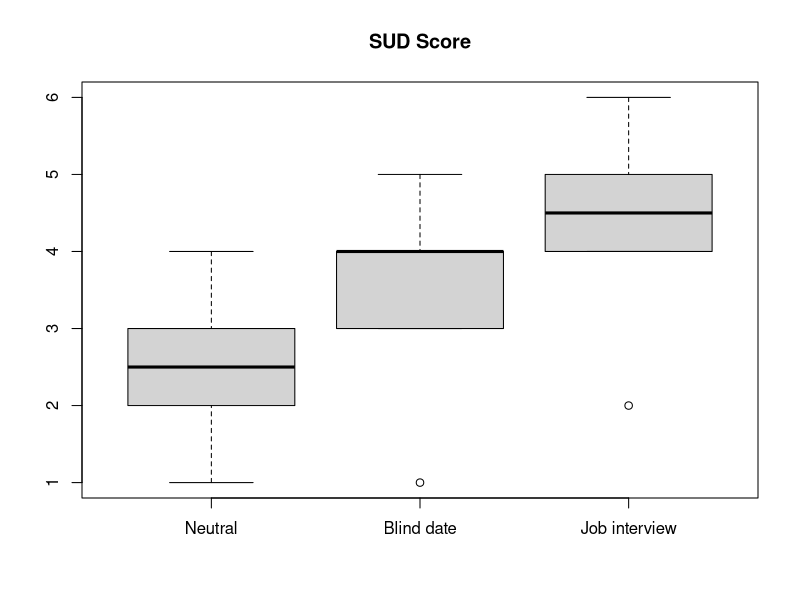
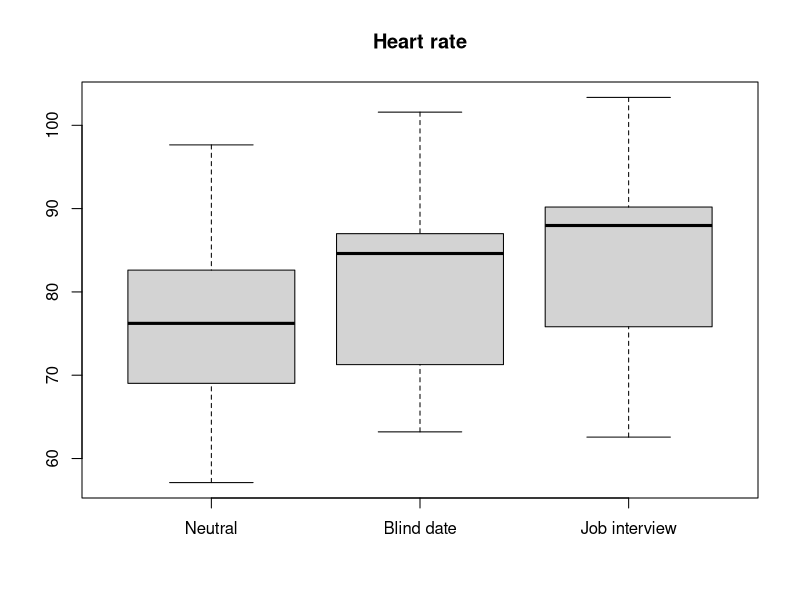

Generate these figures, in order, with R:
#########################################################################################################
#
# Analysis for the paper: controling social stress in virtual environments [Study 1]
# 2018 TUDelft
# This script will generate output: "data_explore_controling_social_stress_in_virtual_environments.txt" 
#
# Required datafiles:
# a. r_data.csv
# 
#########################################################################################################

# Adjust this to root folder that contain data files
setwd("D:/Surfdrive/PhD Research/#2/R_chapter_03/01/")

# Capture all the output to a file
sink("data_explore_controling_social_stress_in_virtual_environments.txt")

# Print R version and operating system version used by this data analyses
sessionInfo()

# Dataset loading:
dataset_main <- read.csv("r_data.csv")

############################################### LIBRARIES ###############################################
# Libraries used for this analyses 

# if you not have one of this library, you can run this command to install your specific library
# install.packages("ez", dependencies = TRUE)
library(reshape2)
library(car)

# Functions:
boxplot_main <- function(data1, data2, data3, text) {
  boxplot(data1, data2, data3, 
          main = text,
          names = c("Neutral", "Blind date", "Job interview"))
}

##########################################################################################################

# Data explorer

cat("\nBoxplot: SUD Score - study 1 generated...\n")
#
# SUD Score
cat("\nBoxplot - SUD for 3 different conditions sucessfully generated...\n\n")
boxplot_main(dataset_main$sud_neutral, dataset_main$sud_bd, dataset_main$sud_job, "SUD Score")

cat("\nBoxplot: Heart rate - study 1 generated...\n")
#
# Heart rate
cat("\nBoxplot - Heart rate for 3 different conditions sucessfully generated...\n\n")
boxplot_main(dataset_main$hr_neutral, dataset_main$hr_bd, dataset_main$hr_job, "Heart rate")

#
# Normality test:
cat("\n=== Normality test ===\n")
# SUD
cat("\nNormality test: SUD score - neutral virtual world\n")
shapiro.test(dataset_main$sud_neutral)
cat("\nNormality test: SUD score - blind date virtual world\n")
shapiro.test(dataset_main$sud_bd)
cat("\nNormality test: SUD score - job interview virtual world\n")
shapiro.test(dataset_main$sud_job)

# Heart rate 
cat("\nNormality test: heart rate - neutral virtual world\n")
shapiro.test(dataset_main$hr_neutral)
cat("\nNormality test: heart rate - blind date virtual world\n")
shapiro.test(dataset_main$hr_bd)
cat("\nNormality test: heart rate - job interview virtual world\n")
shapiro.test(dataset_main$hr_job)

######### stop redireting output.
sink()

cat("\n\nOutput of this R script file: data_explore_controling_social_stress_in_virtual_environments.txt")








